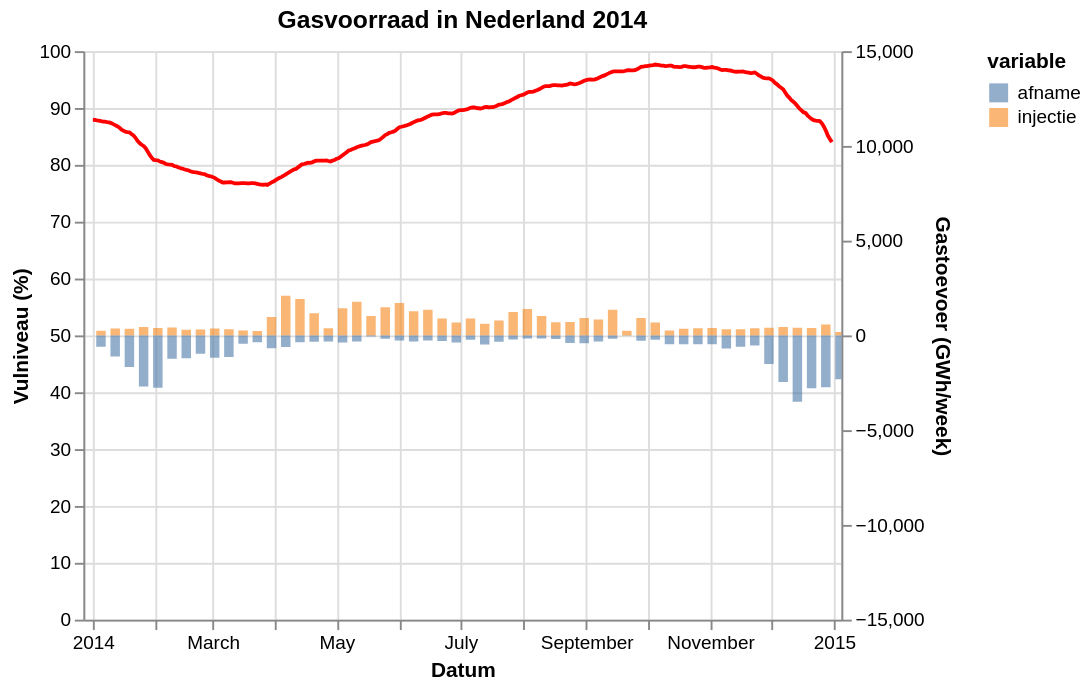

Source (Vega-Lite JSON):
### Vega-Lite specification from a JSON file in a GitHub repository (floating-point values rounded to 4 significant figures; data arrays with more than 128 entries replaced by an {"elided": "..."} marker saying what was removed)
{"config": {"view": {"continuousWidth": 400, "continuousHeight": 300}}, "layer": [{"data": {"name": "data-d5f264badcb0435568dd2d3c39d86f49"}, "mark": {"type": "line", "color": "red"}, "encoding": {"tooltip": [{"field": "gasDayStart", "type": "temporal"}, {"field": "full", "type": "quantitative"}], "x": {"axis": {"title": "Datum"}, "field": "gasDayStart", "type": "temporal"}, "y": {"axis": {"title": "Vulniveau (%)"}, "field": "full", "scale": {"domain": [0, 100], "padding": 0}, "type": "quantitative"}}, "selection": {"selector009": {"type": "interval", "bind": "scales", "encodings": ["x", "y"]}}}, {"data": {"name": "data-16df2f49302a3873c9c10afe21373eed"}, "mark": {"type": "bar", "binSpacing": 0, "opacity": 0.6}, "encoding": {"color": {"field": "variable", "type": "nominal"}, "tooltip": [{"field": "gasDayStart", "type": "temporal"}, {"field": "variable", "type": "nominal"}, {"field": "value", "type": "quantitative"}], "x": {"axis": {"title": "Datum"}, "field": "gasDayStart", "scale": {"domain": ["2014-01-01", "2014-12-31"]}, "type": "temporal"}, "y": {"axis": {"title": "Gastoevoer (GWh/week)"}, "field": "value", "scale": {"domain": [-15000, 15000], "padding": 0}, "stack": null, "type": "quantitative"}}}], "resolve": {"scale": {"y": "independent"}}, "title": "Gasvoorraad in Nederland 2014", "$schema": "https://vega.github.io/schema/vega-lite/v5.json", "datasets": {"data-d5f264badcb0435568dd2d3c39d86f49": {"elided": "365 records"}, "data-16df2f49302a3873c9c10afe21373eed": [{"gasDayStart": "2014-01-05T00:00:00", "variable": "injectie", "value": 248.0}, {"gasDayStart": "2014-01-12T00:00:00", "variable": "injectie", "value": 362.0}, {"gasDayStart": "2014-01-19T00:00:00", "variable": "injectie", "value": 350.0}, {"gasDayStart": "2014-01-26T00:00:00", "variable": "injectie", "value": 440.0}, {"gasDayStart": "2014-02-02T00:00:00", "variable": "injectie", "value": 385.0}, {"gasDayStart": "2014-02-09T00:00:00", "variable": "injectie", "value": 412.0}, {"gasDayStart": "2014-02-16T00:00:00", "variable": "injectie", "value": 296.0}, {"gasDayStart": "2014-02-23T00:00:00", "variable": "injectie", "value": 310.0}, {"gasDayStart": "2014-03-02T00:00:00", "variable": "injectie", "value": 367.0}, {"gasDayStart": "2014-03-09T00:00:00", "variable": "injectie", "value": 325.0}, {"gasDayStart": "2014-03-16T00:00:00", "variable": "injectie", "value": 260.0}, {"gasDayStart": "2014-03-23T00:00:00", "variable": "injectie", "value": 239.0}, {"gasDayStart": "2014-03-30T00:00:00", "variable": "injectie", "value": 971.0}, {"gasDayStart": "2014-04-06T00:00:00", "variable": "injectie", "value": 2091.0}, {"gasDayStart": "2014-04-13T00:00:00", "variable": "injectie", "value": 1925.0}, {"gasDayStart": "2014-04-20T00:00:00", "variable": "injectie", "value": 1167.0}, {"gasDayStart": "2014-04-27T00:00:00", "variable": "injectie", "value": 379.0}, {"gasDayStart": "2014-05-04T00:00:00", "variable": "injectie", "value": 1439.0}, {"gasDayStart": "2014-05-11T00:00:00", "variable": "injectie", "value": 1782.0}, {"gasDayStart": "2014-05-18T00:00:00", "variable": "injectie", "value": 1025.0}, {"gasDayStart": "2014-05-25T00:00:00", "variable": "injectie", "value": 1491.0}, {"gasDayStart": "2014-06-01T00:00:00", "variable": "injectie", "value": 1705.0}, {"gasDayStart": "2014-06-08T00:00:00", "variable": "injectie", "value": 1274.0}, {"gasDayStart": "2014-06-15T00:00:00", "variable": "injectie", "value": 1348.0}, {"gasDayStart": "2014-06-22T00:00:00", "variable": "injectie", "value": 887.0}, {"gasDayStart": "2014-06-29T00:00:00", "variable": "injectie", "value": 679.0}, {"gasDayStart": "2014-07-06T00:00:00", "variable": "injectie", "value": 892.0}, {"gasDayStart": "2014-07-13T00:00:00", "variable": "injectie", "value": 616.0}, {"gasDayStart": "2014-07-20T00:00:00", "variable": "injectie", "value": 787.0}, {"gasDayStart": "2014-07-27T00:00:00", "variable": "injectie", "value": 1238.0}, {"gasDayStart": "2014-08-03T00:00:00", "variable": "injectie", "value": 1389.0}, {"gasDayStart": "2014-08-10T00:00:00", "variable": "injectie", "value": 1029.0}, {"gasDayStart": "2014-08-17T00:00:00", "variable": "injectie", "value": 690.0}, {"gasDayStart": "2014-08-24T00:00:00", "variable": "injectie", "value": 702.0}, {"gasDayStart": "2014-08-31T00:00:00", "variable": "injectie", "value": 914.0}, {"gasDayStart": "2014-09-07T00:00:00", "variable": "injectie", "value": 838.0}, {"gasDayStart": "2014-09-14T00:00:00", "variable": "injectie", "value": 1354.0}, {"gasDayStart": "2014-09-21T00:00:00", "variable": "injectie", "value": 243.0}, {"gasDayStart": "2014-09-28T00:00:00", "variable": "injectie", "value": 919.0}, {"gasDayStart": "2014-10-05T00:00:00", "variable": "injectie", "value": 677.0}, {"gasDayStart": "2014-10-12T00:00:00", "variable": "injectie", "value": 259.0}, {"gasDayStart": "2014-10-19T00:00:00", "variable": "injectie", "value": 350.0}, {"gasDayStart": "2014-10-26T00:00:00", "variable": "injectie", "value": 381.0}, {"gasDayStart": "2014-11-02T00:00:00", "variable": "injectie", "value": 396.0}, {"gasDayStart": "2014-11-09T00:00:00", "variable": "injectie", "value": 328.0}, {"gasDayStart": "2014-11-16T00:00:00", "variable": "injectie", "value": 330.0}, {"gasDayStart": "2014-11-23T00:00:00", "variable": "injectie", "value": 381.0}, {"gasDayStart": "2014-11-30T00:00:00", "variable": "injectie", "value": 410.0}, {"gasDayStart": "2014-12-07T00:00:00", "variable": "injectie", "value": 443.0}, {"gasDayStart": "2014-12-14T00:00:00", "variable": "injectie", "value": 403.0}, {"gasDayStart": "2014-12-21T00:00:00", "variable": "injectie", "value": 391.0}, {"gasDayStart": "2014-12-28T00:00:00", "variable": "injectie", "value": 579.0}, {"gasDayStart": "2015-01-04T00:00:00", "variable": "injectie", "value": 175.0}, {"gasDayStart": "2014-01-05T00:00:00", "variable": "afname", "value": -592.0}, {"gasDayStart": "2014-01-12T00:00:00", "variable": "afname", "value": -1115.0}, {"gasDayStart": "2014-01-19T00:00:00", "variable": "afname", "value": -1667.0}, {"gasDayStart": "2014-01-26T00:00:00", "variable": "afname", "value": -2695.0}, {"gasDayStart": "2014-02-02T00:00:00", "variable": "afname", "value": -2762.0}, {"gasDayStart": "2014-02-09T00:00:00", "variable": "afname", "value": -1233.0}, {"gasDayStart": "2014-02-16T00:00:00", "variable": "afname", "value": -1208.0}, {"gasDayStart": "2014-02-23T00:00:00", "variable": "afname", "value": -971.0}, {"gasDayStart": "2014-03-02T00:00:00", "variable": "afname", "value": -1178.0}, {"gasDayStart": "2014-03-09T00:00:00", "variable": "afname", "value": -1133.0}, {"gasDayStart": "2014-03-16T00:00:00", "variable": "afname", "value": -435.0}, {"gasDayStart": "2014-03-23T00:00:00", "variable": "afname", "value": -366.0}, {"gasDayStart": "2014-03-30T00:00:00", "variable": "afname", "value": -674.0}, {"gasDayStart": "2014-04-06T00:00:00", "variable": "afname", "value": -612.0}, {"gasDayStart": "2014-04-13T00:00:00", "variable": "afname", "value": -358.0}, {"gasDayStart": "2014-04-20T00:00:00", "variable": "afname", "value": -329.0}, {"gasDayStart": "2014-04-27T00:00:00", "variable": "afname", "value": -318.0}, {"gasDayStart": "2014-05-04T00:00:00", "variable": "afname", "value": -376.0}, {"gasDayStart": "2014-05-11T00:00:00", "variable": "afname", "value": -324.0}, {"gasDayStart": "2014-05-18T00:00:00", "variable": "afname", "value": -60.0}, {"gasDayStart": "2014-05-25T00:00:00", "variable": "afname", "value": -179.0}, {"gasDayStart": "2014-06-01T00:00:00", "variable": "afname", "value": -262.0}, {"gasDayStart": "2014-06-08T00:00:00", "variable": "afname", "value": -325.0}, {"gasDayStart": "2014-06-15T00:00:00", "variable": "afname", "value": -269.0}, {"gasDayStart": "2014-06-22T00:00:00", "variable": "afname", "value": -296.0}, {"gasDayStart": "2014-06-29T00:00:00", "variable": "afname", "value": -377.0}, {"gasDayStart": "2014-07-06T00:00:00", "variable": "afname", "value": -235.0}, {"gasDayStart": "2014-07-13T00:00:00", "variable": "afname", "value": -476.0}, {"gasDayStart": "2014-07-20T00:00:00", "variable": "afname", "value": -337.0}, {"gasDayStart": "2014-07-27T00:00:00", "variable": "afname", "value": -211.0}, {"gasDayStart": "2014-08-03T00:00:00", "variable": "afname", "value": -169.0}, {"gasDayStart": "2014-08-10T00:00:00", "variable": "afname", "value": -164.0}, {"gasDayStart": "2014-08-17T00:00:00", "variable": "afname", "value": -191.0}, {"gasDayStart": "2014-08-24T00:00:00", "variable": "afname", "value": -395.0}, {"gasDayStart": "2014-08-31T00:00:00", "variable": "afname", "value": -419.0}, {"gasDayStart": "2014-09-07T00:00:00", "variable": "afname", "value": -325.0}, {"gasDayStart": "2014-09-14T00:00:00", "variable": "afname", "value": -173.0}, {"gasDayStart": "2014-09-21T00:00:00", "variable": "afname", "value": -17.0}, {"gasDayStart": "2014-09-28T00:00:00", "variable": "afname", "value": -279.0}, {"gasDayStart": "2014-10-05T00:00:00", "variable": "afname", "value": -234.0}, {"gasDayStart": "2014-10-12T00:00:00", "variable": "afname", "value": -460.0}, {"gasDayStart": "2014-10-19T00:00:00", "variable": "afname", "value": -464.0}, {"gasDayStart": "2014-10-26T00:00:00", "variable": "afname", "value": -460.0}, {"gasDayStart": "2014-11-02T00:00:00", "variable": "afname", "value": -460.0}, {"gasDayStart": "2014-11-09T00:00:00", "variable": "afname", "value": -694.0}, {"gasDayStart": "2014-11-16T00:00:00", "variable": "afname", "value": -592.0}, {"gasDayStart": "2014-11-23T00:00:00", "variable": "afname", "value": -532.0}, {"gasDayStart": "2014-11-30T00:00:00", "variable": "afname", "value": -1503.0}, {"gasDayStart": "2014-12-07T00:00:00", "variable": "afname", "value": -2454.0}, {"gasDayStart": "2014-12-14T00:00:00", "variable": "afname", "value": -3496.0}, {"gasDayStart": "2014-12-21T00:00:00", "variable": "afname", "value": -2782.0}, {"gasDayStart": "2014-12-28T00:00:00", "variable": "afname", "value": -2731.0}, {"gasDayStart": "2015-01-04T00:00:00", "variable": "afname", "value": -2311.0}]}}
